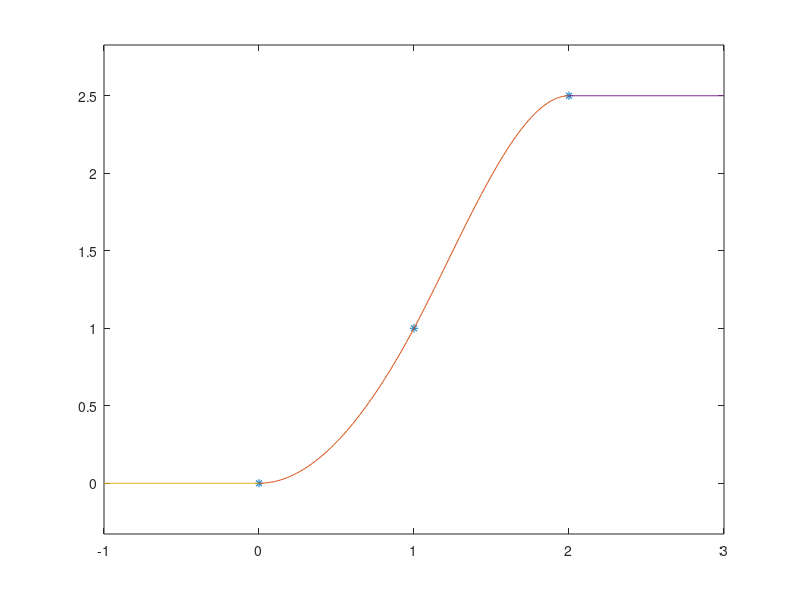

The MATLAB script that drew this image:
x=0:2;
y=[0 0 1 2.5 0];
xx=linspace(0,2);
yy=spline(x,y,xx);
plot(x,y(2:end-1),'*',xx,yy)
axis equal
hold on
a=[-1 0];
a1=[0 0];
plot(a, a1)
c=[2 3];
c1=[2.5 2.5];
plot(c, c1);    
